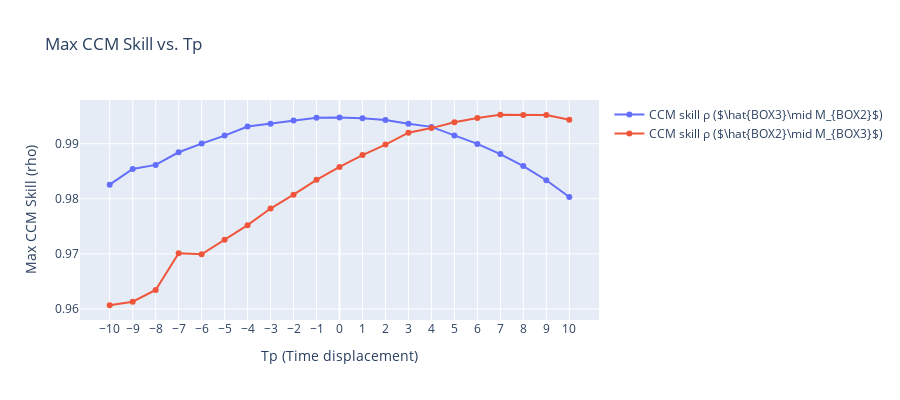

Write notebook code for a chart like this one.
### Code cell
import numpy as np
import pandas as pd
from pyEDM import CCM
import plotly.graph_objects as go

idx = 9
data_array = Temps[idx, 0, 1:5, :].T.copy()
time = np.arange(1, len(np.squeeze(Temps[0, 0, 1, :])) + 1)

df = pd.DataFrame({
    'age': time,
    'BOX2': data_array[:, 1],
    'BOX3': data_array[:, 2]
})


Tps = range(-10, 11)  # scanning Tp from -10 to 10
forward_max_rhos = []  # for X -> Y
reverse_max_rhos = []  # for Y -> X

# For each Tp, run CCM
for Tp in Tps:
    ccm_out = CCM(
        dataFrame   = df,
        E           = 5,
        tau         = 2,
        columns     = 'BOX2',    # use X as the library (predictor)
        target      = 'BOX3',    # predict Y (target)
        libSizes    = '100',
        sample      = 100,
        random      = True,
        replacement = False,
        Tp          = Tp
    )

    forward_rho = ccm_out['BOX2:BOX3'].max()  # X->Y (i.e. predicting Y from X)
    reverse_rho = ccm_out['BOX3:BOX2'].max()  # Y->X (predicting X from Y)
    forward_max_rhos.append(forward _rho)
    reverse_max_rhos.append(reverse_rho)

# Plot the CCM skill vs. Tp using Plotly
fig = go.Figure()

# Plot for X -> Y
fig.add_trace(go.Scatter(
    x=list(Tps),
    y=forward_max_rhos,
    mode='lines+markers',
    name=fr"CCM skill ρ ($\hat{{BOX3}}\mid M_{{BOX2}}$)"
))
# Plot for Y -> X
fig.add_trace(go.Scatter(
    x=list(Tps),
    y=reverse_max_rhos,
    mode='lines+markers',
    name=fr"CCM skill ρ ($\hat{{BOX2}}\mid M_{{BOX3}}$)"
))

fig.update_layout(
    title="Max CCM Skill vs. Tp",
    xaxis_title="Tp (Time displacement)",
    yaxis_title="Max CCM Skill (rho)",
    width=900,
    height=400
)
fig.update_xaxes(tickmode='array', tickvals=list(Tps))
fig.show()

### Figure 1 — Plotly figure (JSON) as saved in the notebook; plotly's stock layout.template omitted (floating-point values rounded to 4 significant figures)
{"data": [{"mode": "lines+markers", "name": "CCM skill ρ ($\\hat{BOX3}\\mid M_{BOX2}$)", "type": "scatter", "x": [-10, -9, -8, -7, -6, -5, -4, -3, -2, -1, 0, 1, 2, 3, 4, 5, 6, 7, 8, 9, 10], "y": [0.9826, 0.9854, 0.9862, 0.9884, 0.99, 0.9915, 0.9931, 0.9936, 0.9942, 0.9947, 0.9948, 0.9946, 0.9943, 0.9936, 0.9931, 0.9915, 0.99, 0.9881, 0.9859, 0.9834, 0.9803]}, {"mode": "lines+markers", "name": "CCM skill ρ ($\\hat{BOX2}\\mid M_{BOX3}$)", "type": "scatter", "x": [-10, -9, -8, -7, -6, -5, -4, -3, -2, -1, 0, 1, 2, 3, 4, 5, 6, 7, 8, 9, 10], "y": [0.9607, 0.9613, 0.9635, 0.9701, 0.9699, 0.9726, 0.9752, 0.9782, 0.9808, 0.9834, 0.9858, 0.9879, 0.9898, 0.992, 0.9928, 0.9939, 0.9947, 0.9953, 0.9952, 0.9952, 0.9944]}], "layout": {"height": 400, "title": {"text": "Max CCM Skill vs. Tp"}, "width": 900, "xaxis": {"tickmode": "array", "tickvals": [-10, -9, -8, -7, -6, -5, -4, -3, -2, -1, 0, 1, 2, 3, 4, 5, 6, 7, 8, 9, 10], "title": {"text": "Tp (Time displacement)"}}, "yaxis": {"title": {"text": "Max CCM Skill (rho)"}}}}
